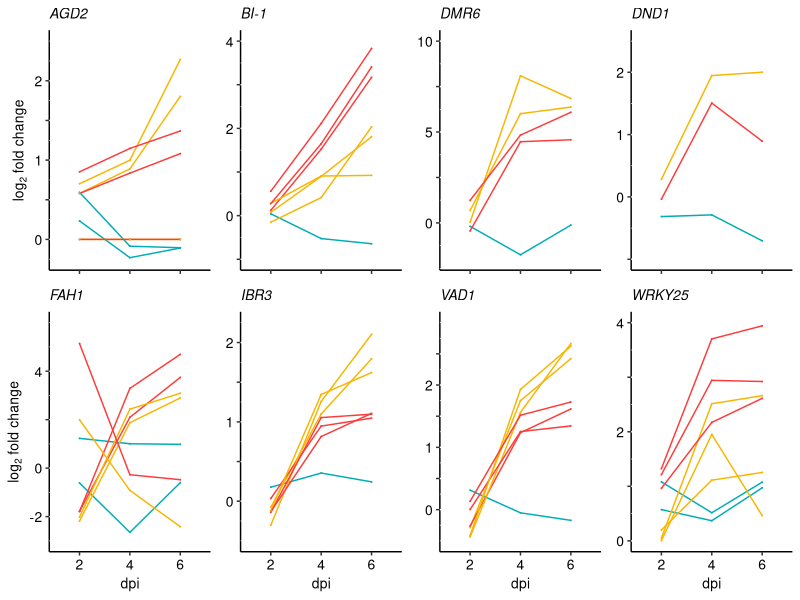
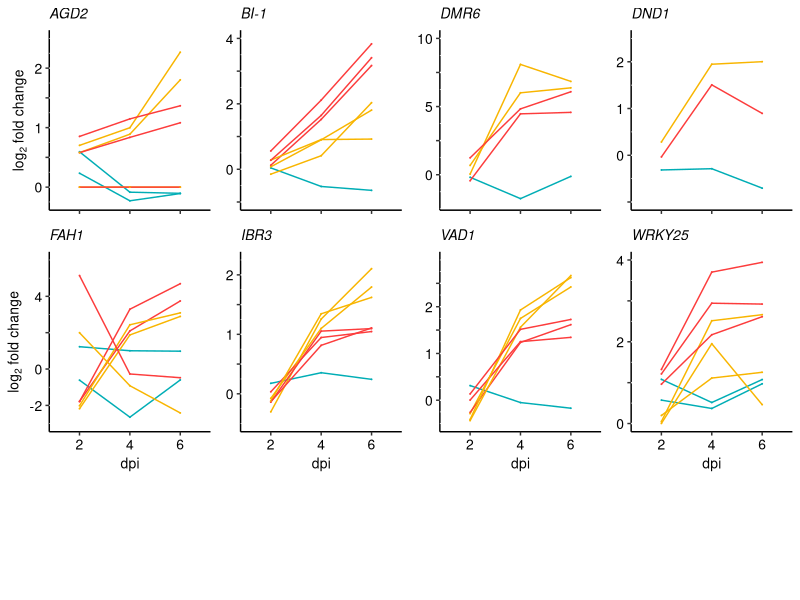
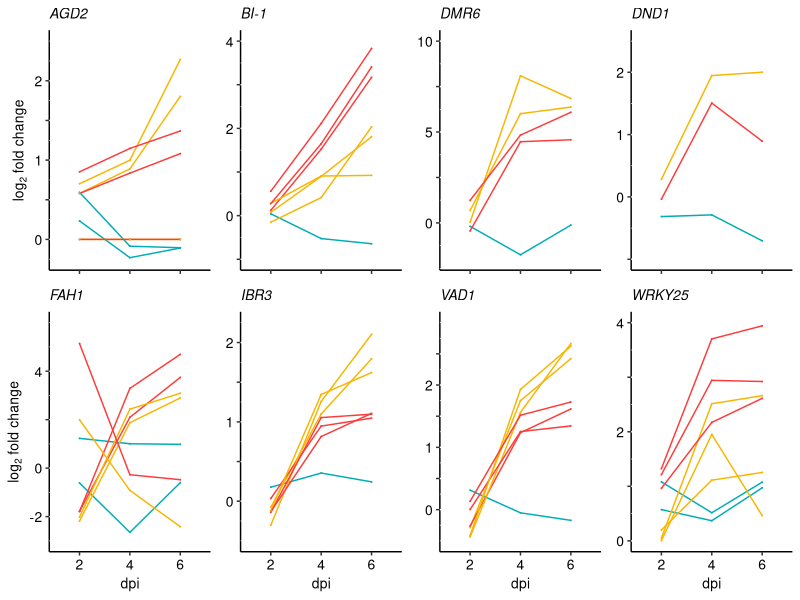

Reproduce these figures in R, in order. (Note: this script raises an error after producing the figures.)
# Figure 3 plotting code
## Eva and Cory
## Started 10/30/18

#load necessary libraries
library(ggplot2)
library(dplyr)
library(gridExtra)
library(ggpubr)
library(cowplot)
library(reshape2)
library(tidyr)
library(egg)

## Data exploration for figure 3
# Directory for expression matrix files
setwd("/Users/evahenningsen/Documents/MPGI_paper/Figure_3")

#Import filtered wheat and brachy expression matrices
# Decide between filtered or unfiltered data
d_wheat_1 <- read.csv("wheat_interesting_fpkm.txt", header = TRUE, sep = "\t")
d_bd21_1 <- read.csv("brachy_interesting_fpkm.txt", header = TRUE, sep = "\t")
orthogroup_dat <- read.delim("S_gene_full_orthogroups.txt", header = FALSE, sep = "\t")
colnames(orthogroup_dat) <- c("OG", "geneid")
# Want to be able to do calculations on 0 values. Will add 0.001 to each value
d_wheat_scaled <- d_wheat_1[,2:37] + 0.001
d_wheat <- cbind(d_wheat_1[,1], d_wheat_scaled)
 
d_bd21_scaled <- d_bd21_1[,2:19] + 0.001
d_bd21 <- cbind(d_bd21_1[,1], d_bd21_scaled)

metadat_dat <- read.delim("fig3_metadata.txt", header = TRUE, sep = "\t")
colnames(metadat_dat) <- c("S_gene", "OG")


colnames(d_bd21)[1] <- "geneid"
colnames(d_wheat)[1] <- "geneid"
wheat_orth <- left_join(d_wheat, orthogroup_dat, by = "geneid")
brachy_orth <- left_join(d_bd21, orthogroup_dat, by = "geneid")

wheat_ready_almost <- left_join(wheat_orth, metadat_dat, by = "OG")
brachy_ready_almost <- left_join(brachy_orth, metadat_dat, by = "OG")

cols <- c(1:37, 39)
colsb <- c(1:19, 21)
wheat_ready <- wheat_ready_almost[,cols]
brachy_ready <- brachy_ready_almost[,colsb]

brachy_long <- melt(brachy_ready, id.vars = c("geneid", "S_gene"))
brachy_w_met <- separate(data = brachy_long, col = variable, into = c("genotype", "day", "treatment", "rep"), sep = "_", remove = TRUE)

wheat_long <- melt(wheat_ready, id.vars = c("geneid", "S_gene"))
wheat_w_met <- separate(data = wheat_long, col = variable, into = c("genotype", "day", "treatment", "rep"), sep = "_", remove = TRUE)

all_data <- rbind(brachy_w_met, wheat_w_met)

all_data_rep_means <- all_data %>%
  group_by(geneid, S_gene, genotype, day, treatment) %>%
  summarise(Mean = mean(value)) %>%
  as.data.frame()

#### Table 2
# AGD2_sub <- as.data.frame(subset(all_data_rep_means, S_gene == "AGD2"))
# BI1_sub <- as.data.frame(subset(all_data_rep_means, S_gene == "BI-1"))
# DMR6_sub <- as.data.frame(subset(all_data_rep_means, S_gene == "DMR6"))
# DND1_sub <- as.data.frame(subset(all_data_rep_means, S_gene == "DND1"))
# FAH1_sub <- as.data.frame(subset(all_data_rep_means, S_gene == "FAH1"))
# IBR3_sub <- as.data.frame(subset(all_data_rep_means, S_gene == "IBR3"))
# VAD1_sub <- as.data.frame(subset(all_data_rep_means, S_gene == "VAD1"))
# WRKY25_sub <- as.data.frame(subset(all_data_rep_means, S_gene == "WRKY25"))
# 
# table2_mean <- rbind(AGD2_sub, BI1_sub, DMR6_sub, DND1_sub, FAH1_sub, IBR3_sub, VAD1_sub, WRKY25_sub)
# 
# table2_mean <- unite(table2_mean, day_trt, day, treatment, remove = TRUE)
# 
# table2_mean <- spread(table2_mean, key = day_trt, value = Mean)
# table2_og<- left_join(table2_mean, orthogroup_dat)
# 
# cluster_dat <- read.delim("/Users/evahenningsen/Documents/MPGI_paper/Figure_6/clusters_and_sgenes.txt", sep = "\t", header = TRUE)
# colnames(cluster_dat) <- c("genotype", "cluster", "S_gene")
# 
# table2_done <- left_join(table2_og, cluster_dat)
# 
# write.table(table2_done, file = "/Users/evahenningsen/Documents/MPGI_paper/Table_2.txt", sep = "\t", col.names = TRUE, row.names = FALSE)
##########

all_data_quotient <- all_data_rep_means %>%
  group_by(geneid, S_gene, genotype, day) %>%
  summarise(Quotient = (Mean[treatment == "treated"]/Mean[treatment == "mock"])) %>%
  as.data.frame()

all_data_log2fc <- all_data_quotient %>%
  group_by(geneid, S_gene, genotype, day) %>%
  summarise(Log2FC = log2(Quotient)) %>%
  as.data.frame()


all_data_log2fc$genotype <- as.factor(all_data_log2fc$genotype)
levels(all_data_log2fc$genotype)
all_data_log2fc$genotype <- factor(all_data_log2fc$genotype, levels = c("W2691", "Sr9b", "Bd21"))
all_data_log2fc$S_gene <- as.factor(all_data_log2fc$S_gene)

AGD2_sub <- as.data.frame(subset(all_data_log2fc, S_gene == "AGD2"))
BI1_sub <- as.data.frame(subset(all_data_log2fc, S_gene == "BI-1"))
DMR6_sub <- as.data.frame(subset(all_data_log2fc, S_gene == "DMR6"))
DND1_sub <- as.data.frame(subset(all_data_log2fc, S_gene == "DND1"))
FAH1_sub <- as.data.frame(subset(all_data_log2fc, S_gene == "FAH1"))
IBR3_sub <- as.data.frame(subset(all_data_log2fc, S_gene == "IBR3"))
VAD1_sub <- as.data.frame(subset(all_data_log2fc, S_gene == "VAD1"))
WRKY25_sub <- as.data.frame(subset(all_data_log2fc, S_gene == "WRKY25"))


AGD2_plot <- ggplot(AGD2_sub, aes(x= day,
                    y = Log2FC,
                    group = interaction(genotype, geneid),
                    color = genotype)) +
  geom_line() +
  geom_point(size = 0) +
  labs(x = NULL,
       y = expression(paste(log[2], " fold change", sep = ""))) +
  scale_color_manual(values = c("#F8B500", "#FC3C3C", "#00ADB5"), labels = c("W2691", expression(paste("W2691+", italic("Sr9b"))), "Bd21-3"), name = "Genotype") +
  scale_y_continuous(breaks = c(0, 0.5, 1, 1.5, 2), labels = c("0", "", "1", "", "2"), limits = c(-.25, 2.5)) +
  theme(panel.background = element_blank(), 
        axis.line = element_line(color = "black"), 
        axis.text.x = element_blank(),
        axis.text.y = element_text(color = "black", size = 10),
        axis.title.y = element_text(color = "black", size = 10),
        axis.title.x = element_text(color = "black", size = 10),
        legend.position = "none",
        plot.title=element_text(size = 10, face = "plain"),
        legend.key = element_blank()) +
  ggtitle(expression(italic("AGD2")))

BI1_plot <- ggplot(BI1_sub, aes(x= day,
                                y = Log2FC,
                                group = interaction(genotype, geneid),
                                color = genotype)) +
  geom_line() +
  geom_point(size = 0) +
  labs(x = NULL,
       y = NULL) +
  scale_color_manual(values = c("#F8B500", "#FC3C3C", "#00ADB5"), labels = c("W2691", expression(paste("W2691+", italic("Sr9b"))), "Bd21-3")) +
  scale_y_continuous(breaks = c(-1, 0, 1,2,3,4), labels = c("","0","","2","","4"), limits = c(-1, 4)) +
  theme(panel.background = element_blank(), 
        axis.line = element_line(color = "black"), 
        axis.text.x = element_blank(),
        axis.text.y = element_text(color = "black", size = 10),
        axis.title.y = element_text(color = "black", size = 10),
        axis.title.x = element_text(color = "black", size = 10),
        legend.position = "none",
        plot.title=element_text(size = 10, face = "plain")) +
  ggtitle(expression(italic("BI-1")))

DMR6_plot <- ggplot(DMR6_sub, aes(x= day,
                                  y = Log2FC,
                                  group = interaction(genotype, geneid),
                                  color = genotype)) +
  geom_line() +
  geom_point(size = 0) +
  labs(x = NULL,
       y = NULL) +
  scale_color_manual(values = c("#F8B500", "#FC3C3C", "#00ADB5"), labels = c("W2691", expression(paste("W2691+", italic("Sr9b"))), "Bd21-3")) +
  scale_y_continuous(breaks = c(0,2.5,5,7.5,10), labels = c("0", "" ,"5", "", "10"), limits = c(-2, 10)) + 
  theme(panel.background = element_blank(), 
        axis.line = element_line(color = "black"), 
        axis.text.x = element_blank(),
        axis.text.y = element_text(color = "black", size = 10),
        axis.title.y = element_text(color = "black", size = 10),
        axis.title.x = element_text(color = "black", size = 10),
        legend.position = "none",
        plot.title=element_text(size = 10, face = "plain")) +
  ggtitle(expression(italic("DMR6")))

DND1_plot <- ggplot(DND1_sub, aes(x= day,
                                  y = Log2FC,
                                  group = interaction(genotype, geneid),
                                  color = genotype)) +
  geom_line() +
  geom_point(size = 0) +
  labs(x = NULL,
       y = NULL) +
  scale_color_manual(values = c("#F8B500", "#FC3C3C", "#00ADB5"), labels = c("W2691", expression(paste("W2691+", italic("Sr9b"))), "Bd21-3"), name = "Genotype") +
  scale_y_continuous(breaks = c(-1,0, 1, 2), labels = c("", "0", "1", "2"), limits = c(-1, 2.5)) +
  theme(panel.background = element_blank(), 
        axis.line = element_line(color = "black"), 
        axis.text.x = element_blank(),
        axis.text.y = element_text(color = "black", size = 10),
        axis.title.y = element_text(color = "black", size = 10),
        axis.title.x = element_text(color = "black", size = 10),
        legend.position = "none",
        plot.title=element_text(size = 10, face = "plain"),
        legend.key = element_blank()) +
  ggtitle(expression(italic("DND1")))

FAH1_plot <- ggplot(FAH1_sub, aes(x= day,
                                  y = Log2FC,
                                  group = interaction(genotype, geneid),
                                  color = genotype)) +
  geom_line() +
  geom_point(size = 0) +
  labs(x = "dpi",
       y = expression(paste(log[2], " fold change", sep = ""))) +
  scale_color_manual(values = c("#F8B500", "#FC3C3C", "#00ADB5"), labels = c("W2691", expression(paste("W2691+", italic("Sr9b"))), "Bd21-3"), name = "Genotype") +
  scale_y_continuous(breaks = c(-2,0,2,4), labels = c("-2", "0", "", "4"), limits = c(-3, 6)) +
  scale_x_discrete(labels = c("2","4","6")) + 
  theme(panel.background = element_blank(), 
        axis.line = element_line(color = "black"), 
        axis.text.x = element_text(color = "black", size = 10),
        axis.text.y = element_text(color = "black", size = 10),
        axis.title.y = element_text(color = "black", size = 10),
        axis.title.x = element_text(color = "black", size = 10),
        legend.position = "none",
        plot.title=element_text(size = 10, face = "plain"),
        legend.key = element_blank()) +
  ggtitle(expression(italic("FAH1")))

IBR3_plot <- ggplot(IBR3_sub, aes(x= day,
                                  y = Log2FC,
                                  group = interaction(genotype, geneid),
                                  color = genotype)) +
  geom_line() +
  geom_point(size = 0) +
  labs(x = "dpi",
       y = NULL) +
  scale_color_manual(values = c("#F8B500", "#FC3C3C", "#00ADB5"), labels = c("W2691", expression(paste("W2691+", italic("Sr9b"))), "Bd21-3")) +
  scale_y_continuous(breaks = c(0,0.5,1,1.5,2), labels = c("0", "", "1", "", "2"), limits = c(-.5,2.25)) + 
  scale_x_discrete(labels = c("2","4","6")) + 
  theme(panel.background = element_blank(), 
        axis.line = element_line(color = "black"), 
        axis.text.x = element_text(color = "black", size = 10),
        axis.text.y = element_text(color = "black", size = 10),
        axis.title.y = element_text(color = "black", size = 10),
        axis.title.x = element_text(color = "black", size = 10),
        legend.position = "none",
        plot.title=element_text(size = 10, face = "plain")) +
  ggtitle(expression(italic("IBR3")))

VAD1_plot <- ggplot(VAD1_sub, aes(x= day,
                                  y = Log2FC,
                                  group = interaction(genotype, geneid),
                                  color = genotype)) +
  geom_line() +
  geom_point(size = 0) +
  labs(x = "dpi",
       y = NULL) +
  scale_color_manual(values = c("#F8B500", "#FC3C3C", "#00ADB5"), labels = c("W2691", expression(paste("W2691+", italic("Sr9b"))), "Bd21-3")) +
  scale_y_continuous(breaks = c(0,0.5,1,1.5,2,2.5), labels = c("0", "", "1", "","2" ,""), limits = c(-.5, 3)) + 
  scale_x_discrete(labels = c("2","4","6")) + 
  theme(panel.background = element_blank(), 
        axis.line = element_line(color = "black"), 
        axis.text.x = element_text(color = "black", size = 10),
        axis.text.y = element_text(color = "black", size = 10),
        axis.title.y = element_text(color = "black", size = 10),
        axis.title.x = element_text(color = "black", size = 10),
        legend.position = "none",
        plot.title=element_text(size = 10, face = "plain")) +
  ggtitle(expression(italic("VAD1")))

WRKY25_plot <- ggplot(WRKY25_sub, aes(x= day,
                                  y = Log2FC,
                                  group = interaction(genotype, geneid),
                                  color = genotype)) +
  geom_line() +
  geom_point(size = 0) +
  labs(x = "dpi",
       y = NULL) +
  scale_color_manual(values = c("#F8B500", "#FC3C3C", "#00ADB5"), labels = c("W2691", expression(paste("W2691+", italic("Sr9b"))), "Bd21-3")) +
  scale_y_continuous(breaks = c(0,1,2,3,4), labels = c("0", "", "2", "", "4"), limits = c(0,4)) + 
  scale_x_discrete(labels = c("2","4","6")) + 
  theme(panel.background = element_blank(), 
        axis.line = element_line(color = "black"), 
        axis.text.x = element_text(color = "black", size = 10),
        axis.text.y = element_text(color = "black", size = 10),
        axis.title.y = element_text(color = "black", size = 10),
        axis.title.x = element_text(color = "black", size = 10),
        legend.position = "none",
        plot.title=element_text(size = 10, face = "plain")) +
  ggtitle(expression(italic("WRKY25")))


mylegend <- get_legend(AGD2_plot + theme(legend.position = "left", text = element_text(color = "black", size = 10), legend.text = element_text(color = "black", size = 10), legend.direction = "horizontal"))
grid_plot2 <- egg::ggarrange(AGD2_plot, BI1_plot, DMR6_plot, DND1_plot, FAH1_plot, IBR3_plot, VAD1_plot, WRKY25_plot, nrow = 2, ncol = 4, heights = c(1, 1), widths = c(1, 1, 1, 1))
final_plot <- grid.arrange(grid_plot2, mylegend, nrow = 2, ncol = 1, heights = c(1,0.25))
ggsave(filename = "final_combined_plot.tiff", plot = final_plot, device = "tiff", height = 100, width = 120, unit = "mm")

ggsave(filename = "altbigplot_nolegend.pdf", plot = grid_plot2, device = "pdf", height = 80, width = 120, unit = "mm")
ggsave(filename = "figure_legend.pdf", plot = legend.plot, device = "pdf", height = 20, width = 100, unit = "mm")
